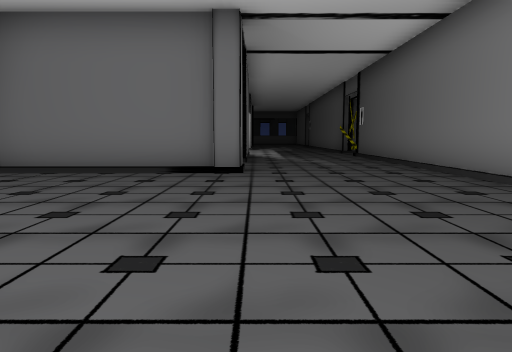
view 1 (above)

24 first-person views from a walk through a Unity game level. The camera is 1.2 m above the floor, tilts 6° down and sees 70° across. Doors are open. The floor is counted in squares, 2 m on a side. Each view is taken from the middle of a square. On the plan, view 1 faces up. The plan holds only what a view shows up to about 10 squares ahead; the rest is blank. The place goes on beyond the plan. The player is left out. Some surface patterns are stand-ins.

view 2
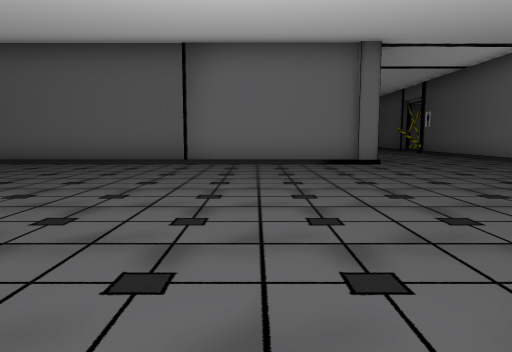

view 3
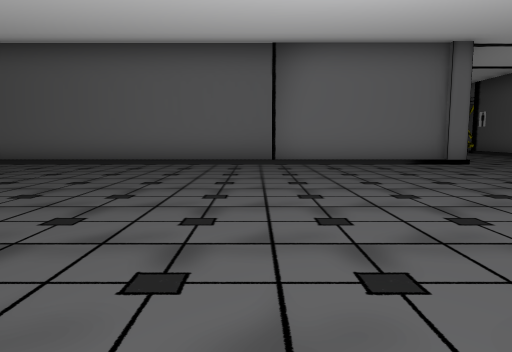

view 4
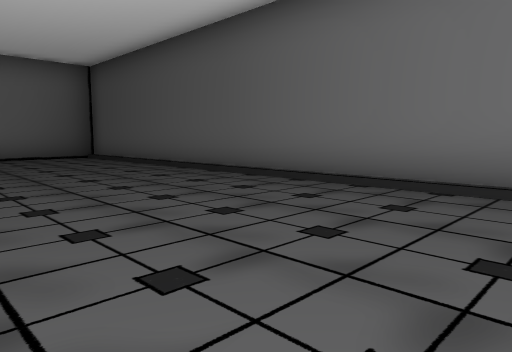

view 5
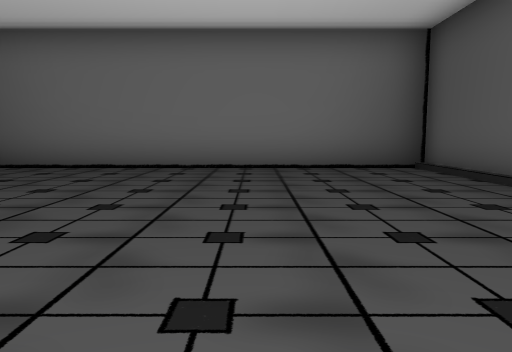

view 6
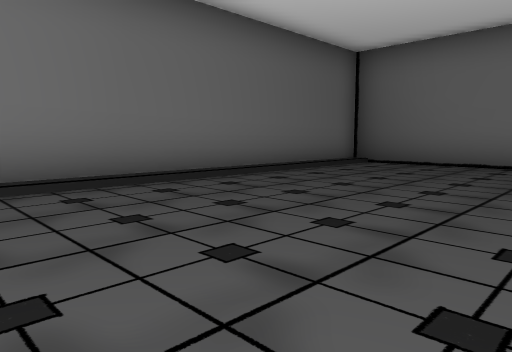

view 7
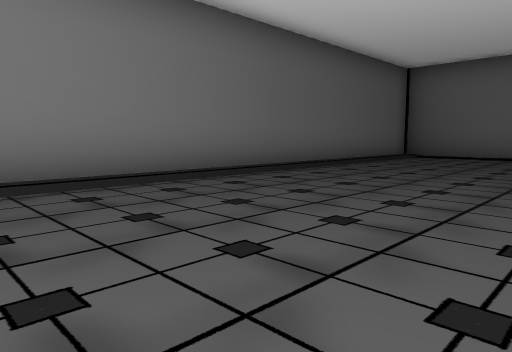

view 8
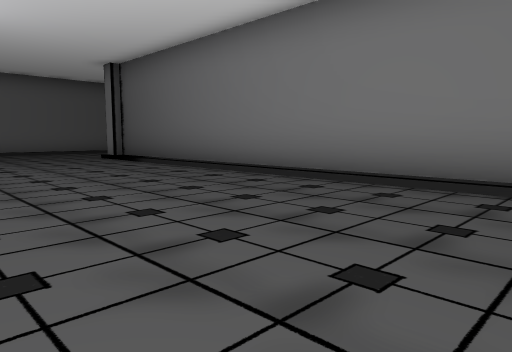

view 9
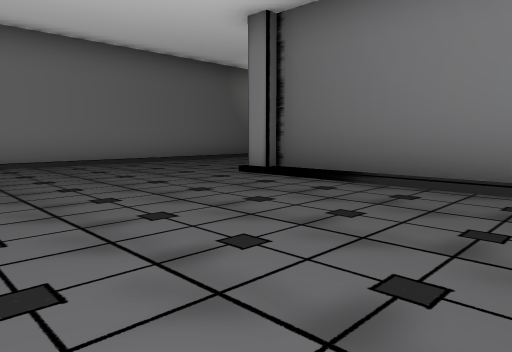

view 10
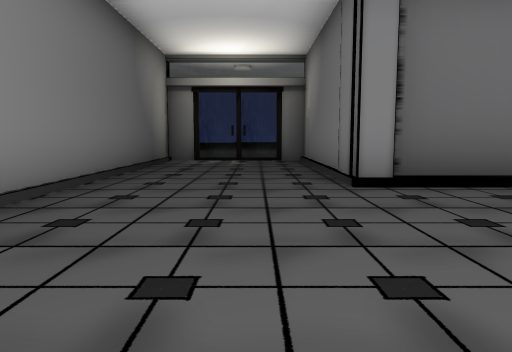

view 11
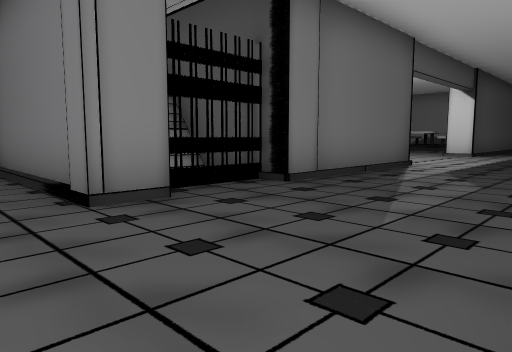

view 12
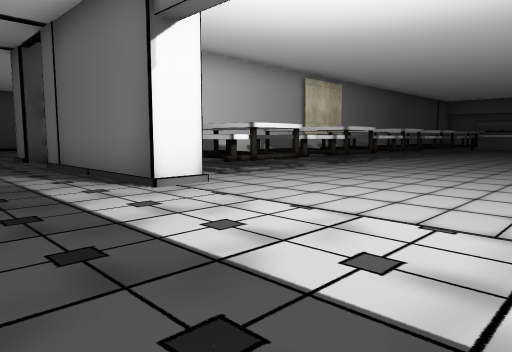

view 13
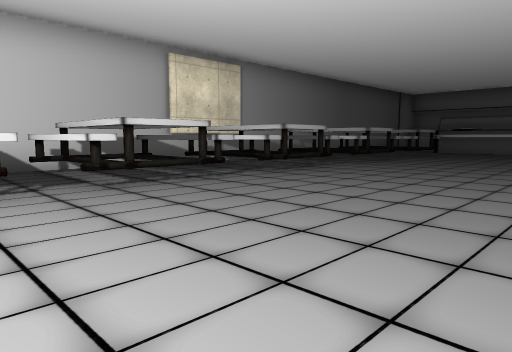

view 14
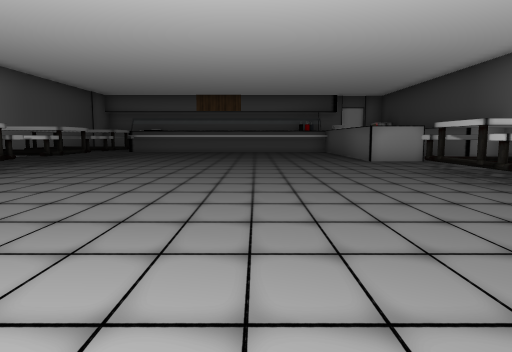

view 15
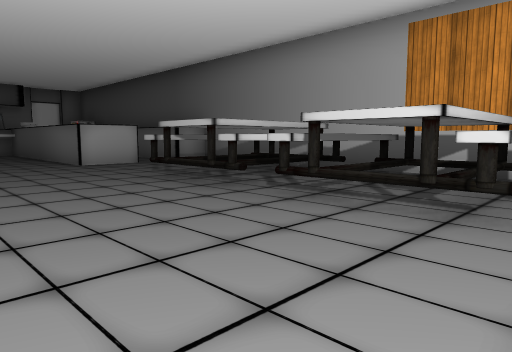

view 16
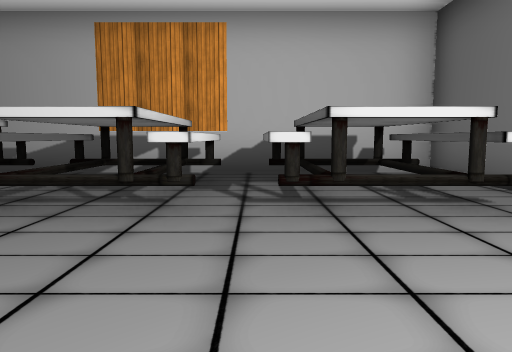

view 17
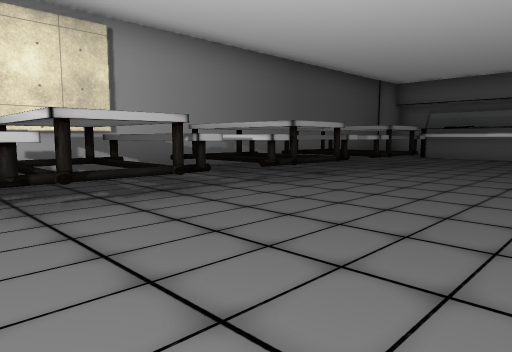

view 18
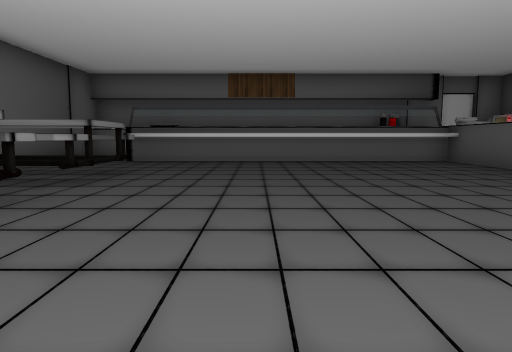

view 19
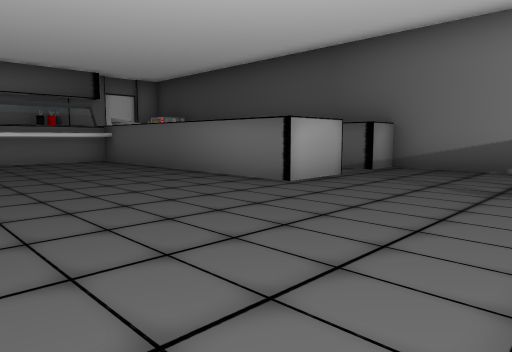

view 20
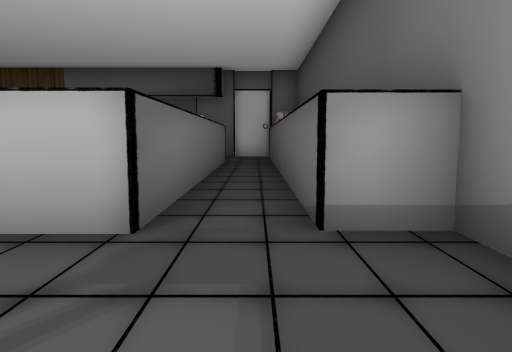

view 21
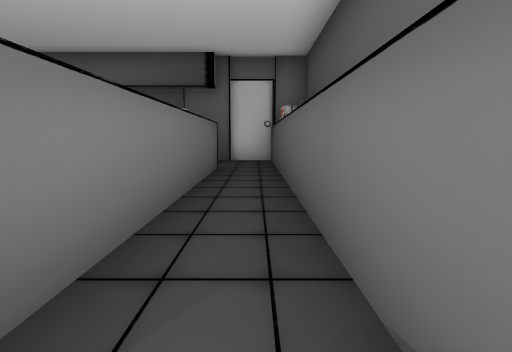

view 22
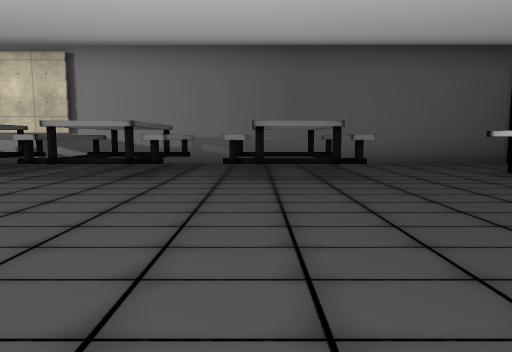

view 23
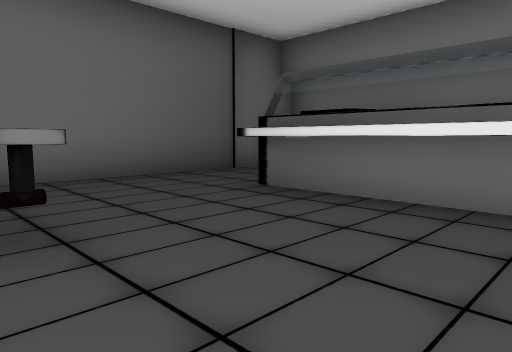

view 24
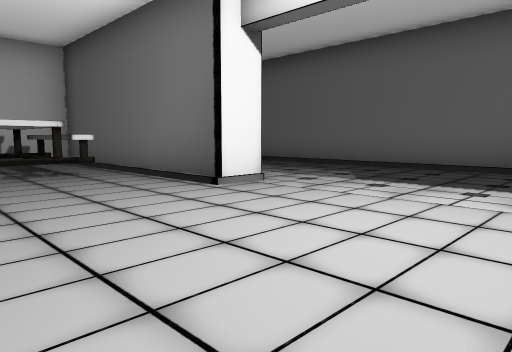

### Floor plan
Key: @ floor where view 1 was taken; # wall or solid block; . floor; / step, stairs or slope; = window, fence, low wall or low ledge; ^ raised ledge; O other object.
Columns run from 22 left of view 1 to 4 right of it. Each row starts with its distance up from view 1.
 24          #############
 23   O   ####...........#
 22 #............O^^O^OO^#
 21 # .OO######..^^^^^^^^#    #
 20    O ######..O^^O^OO^#  ..#
 19     ^................# ...#
 18     ^................#....#
 17     ^.....................#
 16     ^.....................#
 15     ^.....................#
 14     ^....................
 13    #^..O^.O^.O^.O#.O^#...
 12     ^..^^.^^.^^.##^^^#...
 11    ....^^.^^.^^.##^ ^#...
 10   .....O..O..O.OO....#....#
  9   ####################....#
  8                    ##=....#
  7    ###################/...#
  6    #///////////////////...#
  5    #......................#
  4    #......................
  3    #.....................
  2    #.....................
  1    #......................
  0    #..................@...#
 -1    #......................#
 -2    #......................#
 -3    ###################....#
 -4                      #....#
 -5                      #....#
 -6                      #....#
 -7                      #....#
 -8                      ##= ##

Positions as (right, up) in squares from view 1, and headings:
1: (0, 0), facing up
2: (-3, -2), facing up
3: (-5, -2), facing up
4: (-7, 2), facing up-left
5: (-11, 3), facing left
6: (-10, 2), facing down-left
7: (-7, 2), facing down-left
8: (-11, 2), facing down-right
9: (-5, 2), facing down-right
10: (1, 2), facing down
11: (3, 5), facing up-left
12: (2, 17), facing down-left
13: (-3, 17), facing down-left
14: (-3, 17), facing left
15: (-4, 17), facing up-left
16: (-4, 17), facing up
17: (-7, 16), facing down-left
18: (-9, 15), facing left
19: (-9, 16), facing up-left
20: (-10, 22), facing left
21: (-12, 22), facing left
22: (-14, 18), facing down
23: (-15, 15), facing down-left
24: (-4, 14), facing up-right
